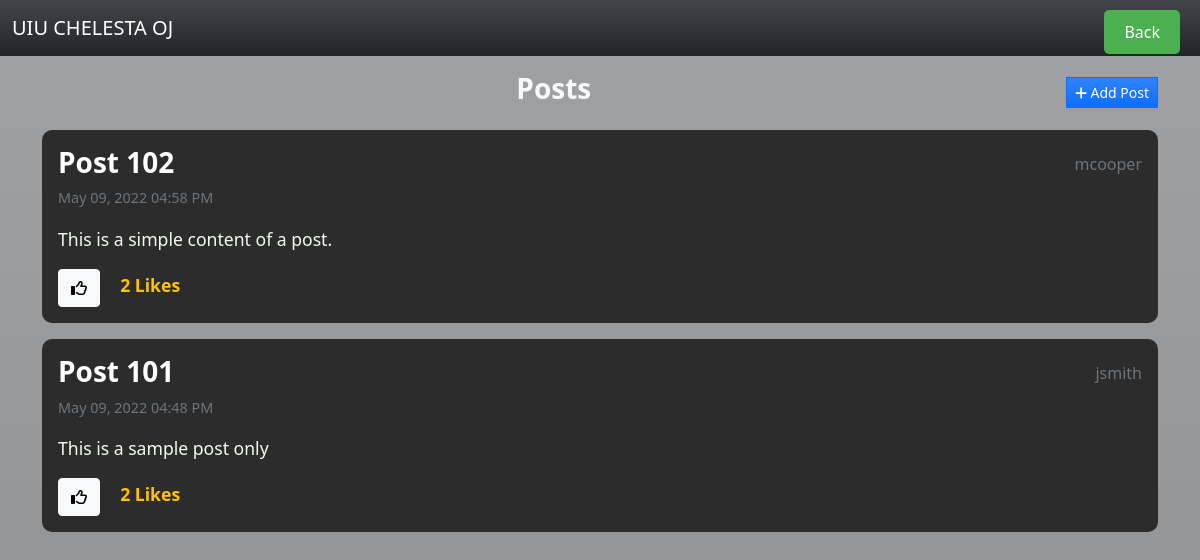
The page / on the database its author committed.
### tables this page shows
CREATE TABLE `post_list` (
  `id` int(30) NOT NULL,
  `title` text NOT NULL,
  `author` text NOT NULL,
  `content` text NOT NULL,
  `date_created` datetime NOT NULL DEFAULT current_timestamp(),
  `date_updated` datetime NOT NULL DEFAULT current_timestamp() ON UPDATE current_timestamp()
);

### index.php (the view, shortened to what this page needs)
<?php
require_once('./db-connect.php');
?>
<!DOCTYPE html>
<html lang="en">
<head>
    <link rel="stylesheet" href="https://cdnjs.cloudflare.com/ajax/libs/font-awesome/6.1.1/css/all.min.css" />
    <link rel="stylesheet" href="./css/bootstrap.min.css">
</head>
<body class="bg-gradient bg-dark bg-opacity-50">
    <nav class="navbar navbar-expand-sm navbar-dark bg-gradient bg-dark">
        <div class="container-fluid">
            <a class="navbar-brand" href="../home.php">UIU CHELESTA OJ</a>
            <div>
                <div>
                    <a href="../home.php" class="back-button">Back</a>
                </div>
            </div>
        </div>
    </nav>
    <main>
        <div class="container w-100 mt-3">
            <div class="d-flex w-100 align-items-center mb-3">
                <div class="col-auto flex-shrink-1 flex-grow-1">
                    <h3 class="text-center fw-bolder text-light">Posts</h3>
                </div>
                <div class="col-auto">
                    <button class="btn btn-primary btn-sm bg-gradient rounded-0" type="button" data-bs-toggle="modal" data-bs-target="#postFormModal"><i class="fa fa-plus"></i> Add Post</button>
                </div>
            </div>
            <?php
            $posts = $conn->query("SELECT *,COALESCE((SELECT COUNT(id) FROM like_list where post_id = post_list.id), 0) as `likes` FROM `post_list` order by unix_timestamp(date_created) desc");
            while ($row = $posts->fetch_assoc()):
                $is_liked = $conn->query("SELECT * FROM `like_list` where post_id = '{$row['id']}' and session_name = '{$_SESSION['un']}'")->num_rows;
            ?>
                <div class="card mb-3 post-card">
                    <div class="card-body">
                        <div class="d-flex justify-content-between align-items-center">
                            <h5 class="post-title card-title"><?= $row['title'] ?></h5>
                            <h6 class="post-author card-subtitle text-muted"><?= $row['author'] ?></h6>
                        </div>
                        <p class="post-date text-muted"><?= date("F d, Y h:i A", strtotime($row['date_created'])) ?></p>
                        <div class="post-content my-3">
                            <p><?= nl2br($row['content']) ?></p>
                        </div>
                        <div class="d-flex justify-content-between align-items-center">
                            <div>
                                <button class="like-button btn btn-light me-3" onclick="location.href='index.php?post_id=<?= $row['id'] ?>'">
                                    <?php if ($is_liked > 0): ?>
                                        <i class="fa fa-thumbs-up text-primary"></i>
                                    <?php else: ?>
                                        <i class="far fa-thumbs-up"></i>
                                    <?php endif; ?>
                                </button>
                                <span class="like-count fw-bold"><?= $row['likes'] ?> Like<?= $row['likes'] > 1 ? "s" : "" ?></span>
                            </div>
                        </div>
                    </div>
                </div>
            <?php endwhile; ?>
        </div>
    </main>
</body>
</html>

### index.php (style rules this page uses)
html, body { height: 100%; width: 100%; }
.card { background-color: #2c2c2c; border-radius: 10px; border: none; transition: transform 0.2s, box-shadow 0.2s; }
.post-title { font-size: 1.75rem; font-weight: bold; color: white; }
.post-author { font-size: 1rem; color: #f1faee; }
.post-date { font-size: 0.9rem; color: #a8dadc; }
.post-content { font-size: 1.1rem; color: #f1faee; line-height: 1.6; }
.like-count { color: #ffc107; font-weight: bold; font-size: 1.1rem; }
.back-button { position: absolute; top: 10px; right: 20px; background-color: #4CAF50; color: white; padding: 10px 20px; text-align: center; text-decoration: none; display: inline-block; font-size: 16px; border-radius: 5px; cursor: pointer; border: none; }

### rows shown on the page
post_list: title "Post 102", author "mcooper", date_created "May 09, 2022 04:58 PM", content "This is a simple content of a post.", likes "2"
post_list: title "Post 101", author "jsmith", date_created "May 09, 2022 04:48 PM", content "This is a sample post only", likes "2"
